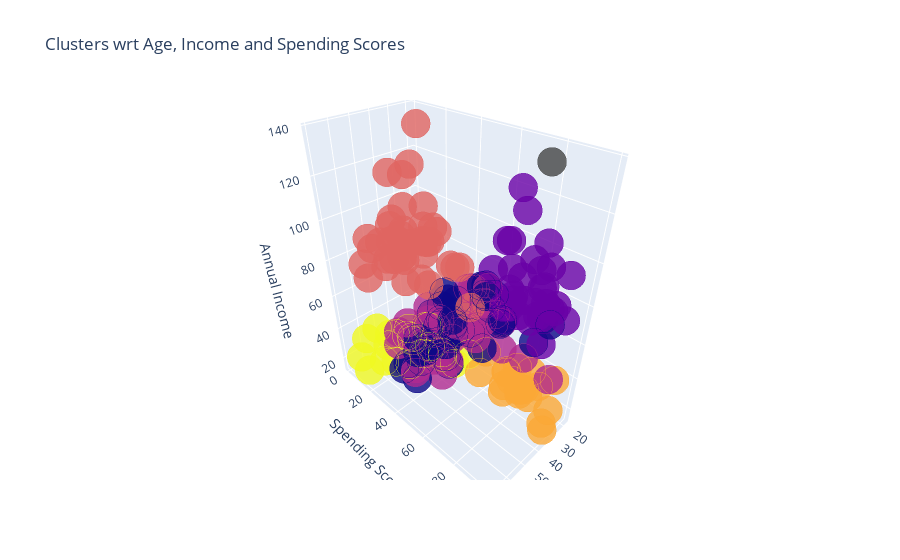

The notebook cell this image was saved under:
### Code cell
import plotly as py
import plotly.graph_objs as go

trace1 = go.Scatter3d(
    x= df['Age'],
    y= df['Spending Score (1-100)'],
    z= df['Annual Income (k$)'],
    mode='markers',
     marker=dict(
        color = df['cluster'], 
        size= 10,
        line=dict(
            color= df['cluster'],
            width= 12
        ),
        opacity=0.8
     )
)
data = [trace1]
layout = go.Layout(
    title= 'Clusters wrt Age, Income and Spending Scores',
    scene = dict(
            xaxis = dict(title  = 'Age'),
            yaxis = dict(title  = 'Spending Score'),
            zaxis = dict(title  = 'Annual Income')
        )
)
fig = go.Figure(data=data, layout=layout)
py.offline.iplot(fig)

### Figure 1 — Plotly figure (JSON) as saved in the notebook; plotly's stock layout.template omitted (floating-point values rounded to 4 significant figures; data arrays with more than 128 entries replaced by an {"elided": "..."} marker saying what was removed)
{"data": [{"marker": {"color": {"elided": "200 int values"}, "line": {"color": {"elided": "200 int values"}, "width": 12}, "opacity": 0.8, "size": 10}, "mode": "markers", "type": "scatter3d", "x": {"elided": "200 int values"}, "y": {"elided": "200 int values"}, "z": {"elided": "200 int values"}}], "layout": {"scene": {"xaxis": {"title": {"text": "Age"}}, "yaxis": {"title": {"text": "Spending Score"}}, "zaxis": {"title": {"text": "Annual Income"}}}, "title": {"text": "Clusters wrt Age, Income and Spending Scores"}}}
